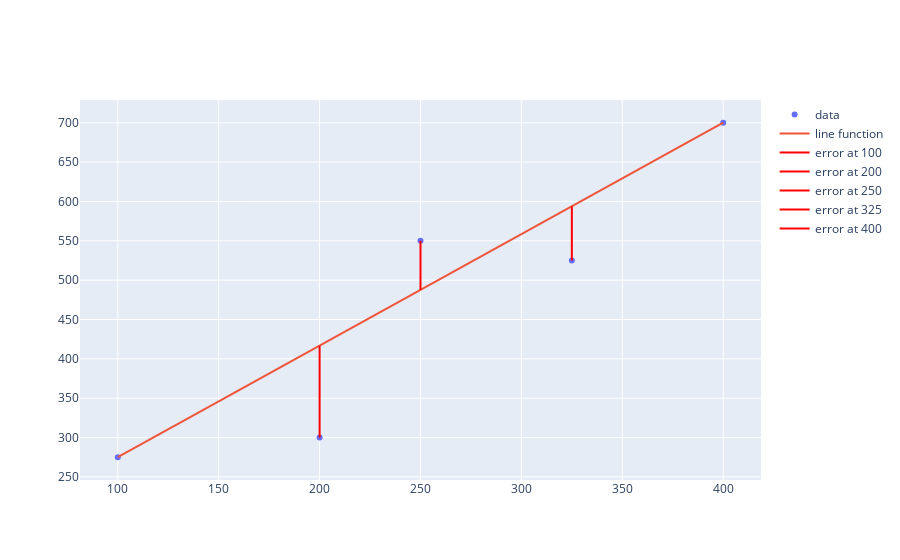

Notebook cell for this chart:
### Markdown cell above
Ok, now we add in our functions for displaying the errors for our graph.

### Code cell
from graph import trace, plot, line_function_trace

def y_actual(x, x_values, y_values):
    combined_values = list(zip(x_values, y_values))
    point_at_x = list(filter(lambda point: point[0] == x,combined_values))[0]
    return point_at_x[1]

def error_line_trace(x_values, y_values, m, b, x):
    y_hat = m*x + b
    y = y_actual(x, x_values, y_values)
    name = 'error at ' + str(x)
    error_value = y - y_hat
    return {'x': [x, x], 'y': [y, y_hat], 'mode': 'lines', 'marker': {'color': 'red'}, 'name': name, 'text': [error_value], 'textposition':'top right'}

def error_line_traces(x_values, y_values, m, b):
    return list(map(lambda x_value: error_line_trace(x_values, y_values, m, b, x_value), x_values))

errors = error_line_traces(budgets, revenues, 1.417, 133.33)
plot([scatter_trace, regression_trace, *errors])

### Figure 1 — Plotly figure (JSON) as saved in the notebook; plotly's stock layout.template omitted (floating-point values rounded to 4 significant figures)
{"data": [{"mode": "markers", "name": "data", "text": [], "type": "scatter", "x": [100, 200, 250, 325, 400], "y": [275, 300, 550, 525, 700]}, {"mode": "lines", "name": "line function", "type": "scatter", "x": [100, 200, 250, 325, 400], "y": [275.0, 416.7, 487.6, 593.9, 700.1]}, {"marker": {"color": "red"}, "mode": "lines", "name": "error at 100", "text": ["-0.03000000000002956"], "textposition": "top right", "type": "scatter", "x": [100, 100], "y": [275, 275.0]}, {"marker": {"color": "red"}, "mode": "lines", "name": "error at 200", "text": ["-116.73000000000002"], "textposition": "top right", "type": "scatter", "x": [200, 200], "y": [300, 416.7]}, {"marker": {"color": "red"}, "mode": "lines", "name": "error at 250", "text": ["62.41999999999996"], "textposition": "top right", "type": "scatter", "x": [250, 250], "y": [550, 487.6]}, {"marker": {"color": "red"}, "mode": "lines", "name": "error at 325", "text": ["-68.85500000000002"], "textposition": "top right", "type": "scatter", "x": [325, 325], "y": [525, 593.9]}, {"marker": {"color": "red"}, "mode": "lines", "name": "error at 400", "text": ["-0.13000000000010914"], "textposition": "top right", "type": "scatter", "x": [400, 400], "y": [700, 700.1]}], "layout": {}}
